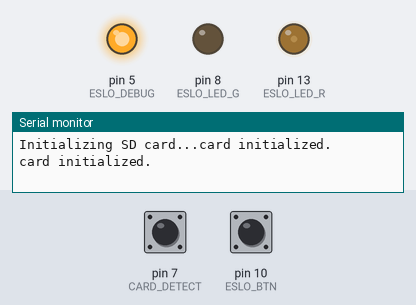
A sketch run on a simulated Arduino Mega 2560, built with avr-gcc and run on an emulated ATmega2560. Parts: output pins drawn as LEDs (lit = HIGH), the last lines printed to the serial monitor. Dashed ring = blinking. Inputs (shaded band) come from the test bench; at power-on: pin 10 (ESLO_BTN) HIGH, pin 7 (CARD_DETECT) HIGH. Storage starts empty; pins used as bus, display or sensor lines are not drawn.

Above: at 1.4 s.
1.5 s: pin 10 (ESLO_BTN) pulled LOW for 3.2 s
At 3.5 s:
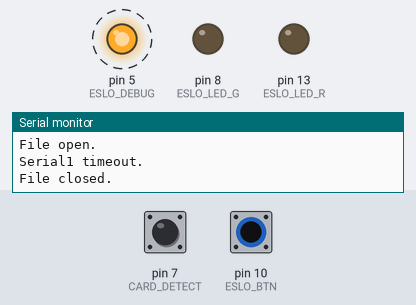
6.2 s: pin 7 (CARD_DETECT) pulled LOW for 3.2 s
At 6.36 s:
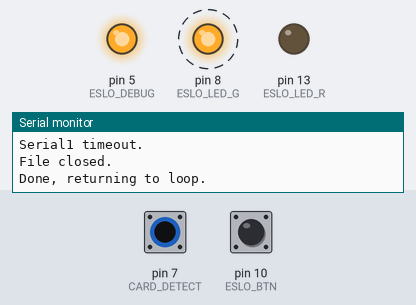
10.9 s: pin 7 (CARD_DETECT) pulled LOW for 0.15 s
At 11.28 s:
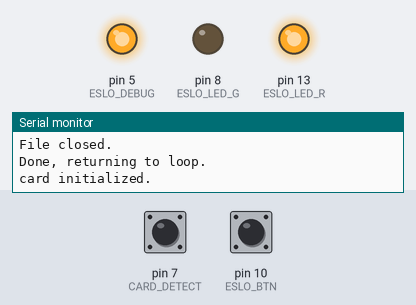
13.9 s: pin 10 (ESLO_BTN) pulled LOW for 0.15 s
At 14.8 s:
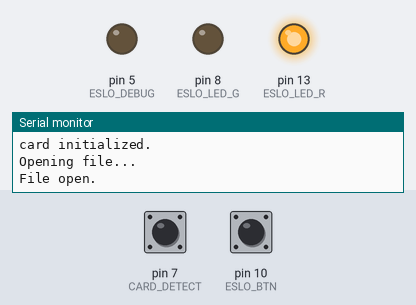
Timing chart, 0 to 18.0 s (numbered marks = the images above; inputs shaded):
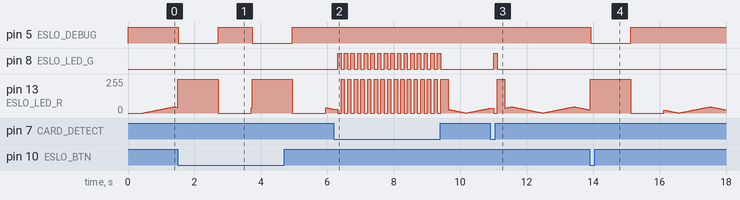

The sketch:

ESLORB2_DataDump.ino
```cpp
/*
  ESLORB2 Data Dump Utility
  by Matt Gaidica
  [ ] add interrupt to D7 (CARD_DETECT)
*/

#include <SPI.h>
#include <SD.h>

const int ESLO_SD_CS = 4;
const int ESLO_RESET = 6;
const int ESLO_DEBUG = 5;
const int ESLO_LED_R = 13;
const int ESLO_LED_G = 8;
const int ESLO_BTN = 10;
const int CARD_DETECT = 7;
int fadeValue = 0;

bool doESLO = false;
bool fadeDir = true;
bool sdIn = false;

void setup() {
  pinMode(ESLO_RESET, OUTPUT); // active LOW
  pinMode(ESLO_DEBUG, OUTPUT); // active LOW
  pinMode(ESLO_LED_R, OUTPUT);
  pinMode(ESLO_LED_G, OUTPUT);
  pinMode(ESLO_BTN, INPUT_PULLUP); // active LOW
  pinMode(CARD_DETECT, INPUT_PULLUP); // active LOW

  digitalWrite(ESLO_RESET, HIGH);
  digitalWrite(ESLO_DEBUG, HIGH);
  analogWrite(ESLO_LED_R, 0);
  digitalWrite(ESLO_LED_G, LOW);

  // Open serial communications and wait for port to open:
  Serial.begin(115200);
  Serial1.begin(115200);
  // do not wait, computer is optional
//  while (!Serial) {
//  }

  Serial.print("Initializing SD card...");
  initSD();
}

bool initSD() {
  delay(100); // debounce
  while(digitalRead(CARD_DETECT) == LOW) {
    analogWrite(ESLO_LED_R, 0);
    digitalWrite(ESLO_LED_G, HIGH);
    delay(100);
    analogWrite(ESLO_LED_R, 255);
    digitalWrite(ESLO_LED_G, LOW);
    delay(100);
  }
  delay(100);
  if (!SD.begin(ESLO_SD_CS)) {
    Serial.println("Card failed, or not present");
    return false;
  }
  Serial.println("card initialized.");
  return true;
}

void readESLO() {
  analogWrite(ESLO_LED_R, 255);
  digitalWrite(ESLO_LED_G, LOW); // keep LOW until incoming serial data
  Serial.println("Opening file...");
  String filename = "ESLORB2.txt";
  SD.remove(filename);
  File dataFile = SD.open(filename, FILE_WRITE);
  if (dataFile) {
    Serial.println("File open.");
    digitalWrite(ESLO_DEBUG, LOW);
    delay(100);
    toggleReset();
    // ESLO should be in serial mode now
    unsigned long lastSerialTime = millis();
    unsigned long curTime;
    bool doLoop = true;
    while(doLoop) {
      if(Serial1.available()) {
        uint8_t data = Serial1.read();
        dataFile.write(&data, sizeof(uint8_t));
        Serial.println(data, HEX); // !! rm for production
        digitalWrite(ESLO_LED_G, !digitalRead(ESLO_LED_G));
        lastSerialTime = millis();
      }

      curTime = millis();
      if(curTime - lastSerialTime > 1000) {
        doLoop = false; // timeout condition
        Serial.println("Serial1 timeout.");
      }
    }

    dataFile.close();
    Serial.println("File closed.");
  } else {
    Serial.println("Error opening data file.");
  }
  digitalWrite(ESLO_DEBUG, HIGH);
  analogWrite(ESLO_LED_R, 0);
  digitalWrite(ESLO_LED_G, LOW);
  delay(1000); // debounce quick transfers
//  attachInterrupt(digitalPinToInterrupt(ESLO_BTN), btnPressed, FALLING);
  Serial.println("Done, returning to loop.");
}

void toggleReset() {
  digitalWrite(ESLO_RESET, LOW);
  delay(100);
  digitalWrite(ESLO_RESET, HIGH);
}


void loop() {
  while(sdIn == false || digitalRead(CARD_DETECT) == LOW) {
    sdIn = initSD();
  }

  // interrupt is being finnicky, just poll
  if(digitalRead(ESLO_BTN) == LOW) {
    doESLO = true;
  }

  if(doESLO) {
    doESLO = false;
    readESLO(); // resets doESLO to false
  }

  analogWrite(ESLO_LED_R, fadeValue);
  if (fadeValue == 0x2F) {
    fadeDir = false;
  }
  if (fadeValue == 0x00) {
    fadeDir = true;
  }
  if (fadeDir) {
    ++fadeValue;
  } else {
    --fadeValue;
  }

  delay(20);
}
```

Measured:
- after the input at 1.5 s, pin 5 (ESLO_DEBUG): alternates HIGH for 1.0 s and LOW for 1.2 s, starting at once
- after the input at 6.2 s, pin 8 (ESLO_LED_G): alternates HIGH for 0.10 s and LOW for 0.10 s, 32 changes in all, then stays LOW, starting after 0.11 s
- after the input at 10.9 s, pin 8 (ESLO_LED_G): LOW → HIGH after 0.11 s, → LOW 0.10 s later
- after the input at 13.9 s, pin 5 (ESLO_DEBUG): HIGH → LOW at once, → HIGH 1.2 s later
